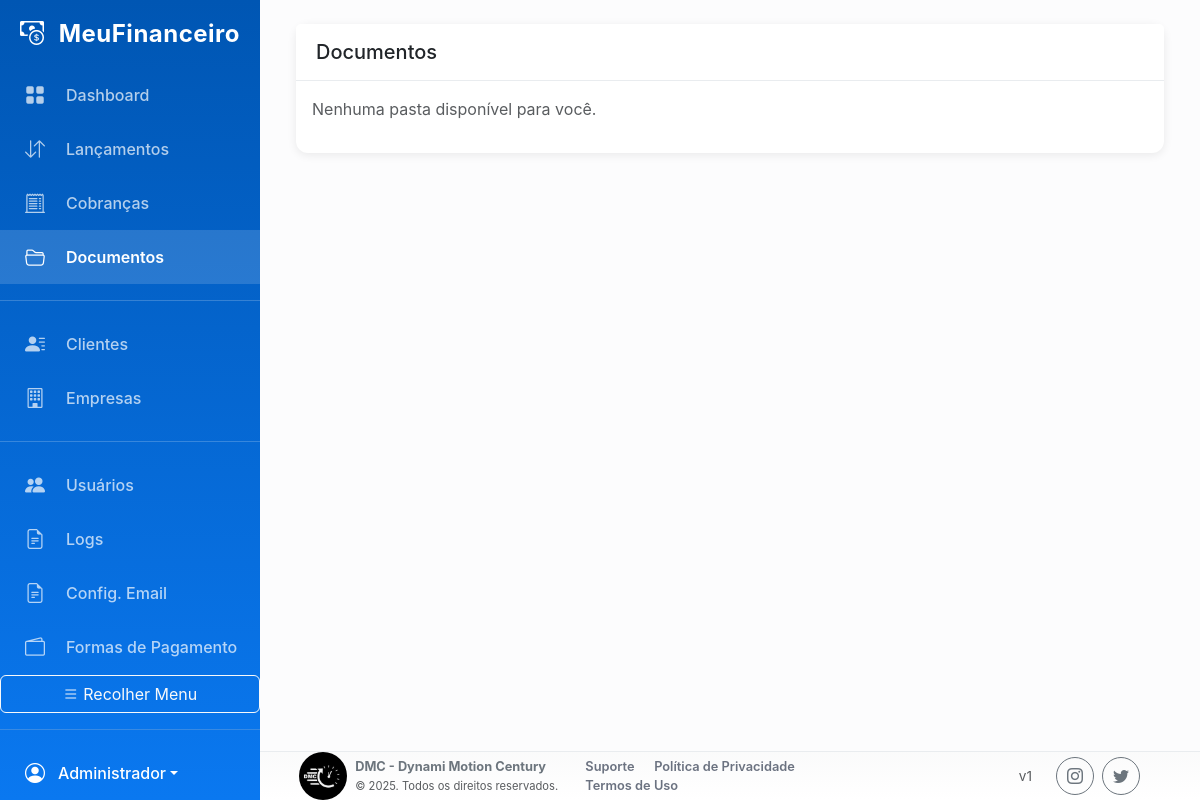
The app's page /index.php?page=documentos (signed in), older data.
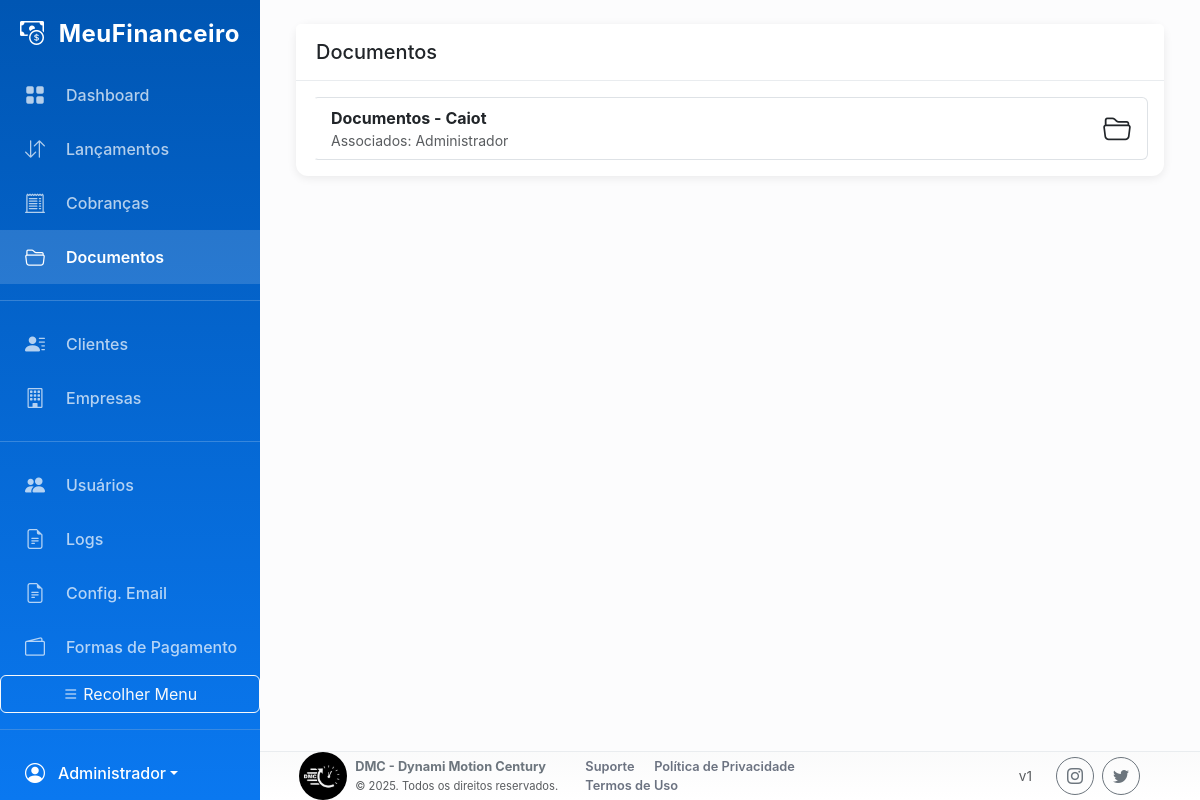
The same page, newer data.
### tables this page shows
CREATE TABLE `documentos_pastas` (
  `id` int(11) NOT NULL,
  `nome` varchar(255) NOT NULL,
  `parent_id` int(11) DEFAULT NULL,
  `owner_user_id` int(11) DEFAULT NULL,
  `created_at` datetime DEFAULT current_timestamp(),
  `updated_at` datetime DEFAULT current_timestamp() ON UPDATE current_timestamp()
);

CREATE TABLE `usuarios` (
  `id` int(11) NOT NULL,
  `nome` varchar(100) NOT NULL,
  `email` varchar(100) NOT NULL,
  `telefone` varchar(20) DEFAULT NULL,
  `senha` varchar(255) NOT NULL,
  `tipo` enum('admin','contador','cliente') NOT NULL,
  `id_cliente_associado` int(11) DEFAULT NULL,
  `acesso_lancamentos` tinyint(1) NOT NULL DEFAULT 0,
  `ativo` tinyint(1) DEFAULT 1
);

### pages/documentos.php (the view, shortened to what the changed rows need)
<?php
require_once __DIR__ . '/../config/functions.php';
$folder_id = intval($_GET['folder_id'] ?? 0);
$user_id = $_SESSION['user_id'];
if ($folder_id > 0) {
    $stmt = $pdo->prepare('SELECT * FROM documentos_pastas WHERE id = ?');
    $stmt->execute([$folder_id]);
    $pasta = $stmt->fetch(PDO::FETCH_ASSOC);
    if (!$pasta) {
        $_SESSION['error_message'] = 'Pasta não encontrada.';
        header('Location: index.php?page=documentos');
        exit;
    }
    $hasAccess = false;
    if (isAdmin()) {
        $hasAccess = true;
    } else {
        $rootId = $pasta['id'];
        try {
            $cur = $pasta;
            while (!empty($cur['parent_id']) && intval($cur['parent_id']) != 0) {
                $stmtCr = $pdo->prepare('SELECT id, parent_id FROM documentos_pastas WHERE id = ?');
                $stmtCr->execute([intval($cur['parent_id'])]);
                $cur = $stmtCr->fetch(PDO::FETCH_ASSOC);
                if (!$cur) break;
                $rootId = $cur['id'];
            }
        } catch (Exception $e) {
            $rootId = $pasta['id'];
        }
        if (isClient()) {
            $cliente_id = $_SESSION['id_cliente_associado'] ?? null;
            if ($cliente_id && isClientAssociatedToPasta($cliente_id, $rootId)) $hasAccess = true;
            if (!$hasAccess && isUserAssociatedToPasta($user_id, $rootId)) $hasAccess = true;
        } else {
            if (isUserAssociatedToPasta($user_id, $rootId)) $hasAccess = true;
        }
    }
    if (!$hasAccess) {
        $_SESSION['error_message'] = 'Você não tem acesso a essa pasta.';
        header('Location: index.php?page=documentos');
        exit;
    }
    $stmt = $pdo->prepare('SELECT * FROM documentos_pastas WHERE parent_id = ? ORDER BY nome ASC');
    $stmt->execute([$folder_id]);
    $subpastas = $stmt->fetchAll(PDO::FETCH_ASSOC);
    $stmt = $pdo->prepare('SELECT a.*, u.nome as enviado_por_nome FROM documentos_arquivos a LEFT JOIN usuarios u ON a.enviado_por_user_id = u.id WHERE a.pasta_id = ? ORDER BY a.criado_em DESC');
    $stmt->execute([$folder_id]);
    $arquivos = $stmt->fetchAll(PDO::FETCH_ASSOC);
    $breadcrumb = [];
    $cur = $pasta;
    while ($cur) {
        $breadcrumb[] = ['id' => $cur['id'], 'nome' => $cur['nome']];
        if (empty($cur['parent_id'])) break;
        $stmtCr = $pdo->prepare('SELECT id, nome, parent_id FROM documentos_pastas WHERE id = ?');
        $stmtCr->execute([$cur['parent_id']]);
        $cur = $stmtCr->fetch(PDO::FETCH_ASSOC);
    }
    $breadcrumb = array_reverse($breadcrumb);
    } else {
    if (isAdmin()) {
        $stmt = $pdo->query('SELECT p.*, u.nome as owner_nome FROM documentos_pastas p LEFT JOIN usuarios u ON p.owner_user_id = u.id WHERE p.parent_id IS NULL ORDER BY p.nome ASC');
        $pastas = $stmt->fetchAll(PDO::FETCH_ASSOC);
    } else if (isClient()) {
        $cliente_id = $_SESSION['id_cliente_associado'] ?? null;
        if (!$cliente_id) {
            $pastas = [];
        } else {
            try {
                $stmt = $pdo->prepare('SELECT p.*, GROUP_CONCAT(DISTINCT uu.nome SEPARATOR ", ") as associados FROM documentos_pastas p JOIN documentos_pastas_usuarios dpu ON p.id = dpu.pasta_id JOIN usuarios uu ON dpu.user_id = uu.id WHERE p.parent_id IS NULL AND uu.id_cliente_associado = ? GROUP BY p.id ORDER BY p.nome ASC');
                $stmt->execute([$cliente_id]);
                $pastas = $stmt->fetchAll(PDO::FETCH_ASSOC);
            } catch (Exception $e) {
                $stmt = $pdo->prepare('SELECT p.*, u.nome as owner_nome FROM documentos_pastas p LEFT JOIN usuarios u ON p.owner_user_id = u.id WHERE p.parent_id IS NULL AND u.id_cliente_associado = ? ORDER BY p.nome ASC');
                $stmt->execute([$cliente_id]);
                $pastas = $stmt->fetchAll(PDO::FETCH_ASSOC);
            }
        }
    }
}
?>
<div class="container-fluid">
    <div class="row">
        <div class="col-12">
            <div class="card">
                <div class="card-body">
                    <?php if ($folder_id): ?>
                        <nav aria-label="breadcrumb">
                            <ol class="breadcrumb">
                                <li class="breadcrumb-item"><a href="index.php?page=documentos">Documentos</a></li>
                                <?php foreach ($breadcrumb as $bc): ?>
                                    <li class="breadcrumb-item <?php echo end($breadcrumb)['id'] === $bc['id'] ? 'active' : ''; ?>" <?php echo end($breadcrumb)['id'] === $bc['id'] ? 'aria-current="page"' : ''; ?>>
                                        <?php if (end($breadcrumb)['id'] === $bc['id']): ?>
                                            <?php echo htmlspecialchars($bc['nome']); ?>
                                        <?php else: ?>
                                            <a href="index.php?page=documentos&folder_id=<?php echo $bc['id']; ?>"><?php echo htmlspecialchars($bc['nome']); ?></a>
                                        <?php endif; ?>
                                    </li>
                                <?php endforeach; ?>
                            </ol>
                        </nav>
                        <div class="row g-3">
                            <?php if (empty($subpastas) && empty($arquivos)): ?>
                                <div class="col-12"><p class="text-muted">Nenhum item nesta pasta.</p></div>
                            <?php else: ?>
                                <?php
                                    $items = [];
                                    foreach ($subpastas as $sp) $items[] = ['type' => 'folder', 'data' => $sp];
                                    foreach ($arquivos as $a) $items[] = ['type' => 'file', 'data' => $a];
                                ?>
                                <?php foreach ($items as $it): ?>
                                    <?php if ($it['type'] === 'folder'): $sp = $it['data']; ?>
                                        <div class="col-6 col-md-4 col-lg-3">
                                            <div class="card h-100 shadow-sm">
                                                <div class="card-body d-flex flex-column">
                                                    <div class="mb-2">
                                                        <i class="bi bi-folder2-open fs-2 text-warning"></i>
                                                    </div>
                                                    <h6 class="card-title mb-1"><a href="index.php?page=documentos&folder_id=<?php echo $sp['id']; ?>"><?php echo htmlspecialchars($sp['nome']); ?></a></h6>
                                                    <div class="text-muted small mb-2">Criada: <?php echo htmlspecialchars($sp['created_at'] ?? '-'); ?></div>
                                                    <div class="mt-auto d-flex justify-content-between align-items-center">
                                                        <a class="btn btn-sm btn-outline-primary" href="index.php?page=documentos&folder_id=<?php echo $sp['id']; ?>">Abrir</a>
                                                        <span class="text-muted small">&nbsp;</span>
                                                    </div>
                                                </div>
                                            </div>
                                        </div>
                                    <?php else: $a = $it['data']; ?>
                                        <div class="col-6 col-md-4 col-lg-3">
                                            <div class="card h-100 shadow-sm">
                                                <div class="card-body d-flex flex-column">
                                                    <div class="mb-2">
                                                        <i class="bi bi-file-earmark-text fs-2 text-secondary"></i>
                                                    </div>
                                                    <h6 class="card-title mb-1"><?php echo htmlspecialchars($a['nome_original']); ?></h6>
                                                    <div class="text-muted small mb-2">Enviado por: <?php echo htmlspecialchars($a['enviado_por_nome'] ?? '-'); ?></div>
                                                    <div class="mb-2">
                                                        <?php if ($a['status'] === 'approved'): ?>
                                                            <span class="badge bg-success">Aprovado</span>
                                                        <?php elseif ($a['status'] === 'pending'): ?>
                                                            <span class="badge bg-warning text-dark">Pendente</span>
                                                        <?php else: ?>
                                                            <span class="badge bg-danger">Rejeitado</span>
                                                        <?php endif; ?>
                                                    </div>
                                                    <div class="mt-auto d-flex justify-content-between align-items-center">
                                                        <div>
                                                            <?php if ($a['status'] === 'approved' || isAdmin() || intval($a['enviado_por_user_id']) === intval($user_id)): ?>
                                                                <a class="btn btn-sm btn-outline-primary" href="<?php echo base_url('process/serve_documento.php?id=' . $a['id']); ?>" target="_blank">Abrir</a>
                                                            <?php endif; ?>
                                                        </div>
                                                        <div>
                                                            <?php if (isAdmin()): ?>
                                                                <form style="display:inline" method="POST" action="process/documentos_handler.php">
                                                                    <input type="hidden" name="action" value="deletar_arquivo">
                                                                    <input type="hidden" name="arquivo_id" value="<?php echo $a['id']; ?>">
                                                                    <button class="btn btn-sm btn-danger" onclick="return confirm('Deseja excluir este arquivo?');">Excluir</button>
                                                                </form>
                                                            <?php endif; ?>
                                                        </div>
                                                    </div>
                                                </div>
                                            </div>
                                        </div>
                                    <?php endif; ?>
                                <?php endforeach; ?>
                            <?php endif; ?>
                        </div>
                        <hr>
                        <h6>Enviar novo arquivo</h6>
                        <form action="process/documentos_handler.php" method="POST" enctype="multipart/form-data">
                            <input type="hidden" name="action" value="upload_arquivo">
                            <input type="hidden" name="pasta_id" value="<?php echo $folder_id; ?>">
                            <div class="mb-3">
                                <label for="arquivo" class="form-label">Arquivo</label>
                                <input type="file" class="form-control" id="arquivo" name="arquivo" required>
                            </div>
                            <div class="mb-3">
                                <button class="btn btn-primary">Enviar</button>
                            </div>
                        </form>
                    <?php else: ?>
                        <?php if (empty($pastas)): ?>
                            <p class="text-muted">Nenhuma pasta disponível para você.</p>
                        <?php else: ?>
                            <div class="list-group">
                                <?php foreach ($pastas as $p): ?>
                                    <a href="index.php?page=documentos&folder_id=<?php echo $p['id']; ?>" class="list-group-item list-group-item-action d-flex justify-content-between align-items-center">
                                        <div>
                                            <strong><?php echo htmlspecialchars($p['nome']); ?></strong>
                                            <div class="small text-muted">Associados: <?php echo htmlspecialchars($p['associados'] ?? ($p['owner_nome'] ?? '—')); ?></div>
                                        </div>
                                        <div class="text-end">
                                            <i class="bi bi-folder2-open fs-3"></i>
                                        </div>
                                    </a>
                                <?php endforeach; ?>
                            </div>
                        <?php endif; ?>
                    <?php endif; ?>
                </div>
            </div>
        </div>
    </div>
</div>

Row changes from the older to the newer data that the page shows:
added documentos_pastas: nome "Documentos - Caiot", usuarios.nome "Administrador"
Text that changed along with them:
text no longer shown: "Nenhuma pasta disponível para você."
